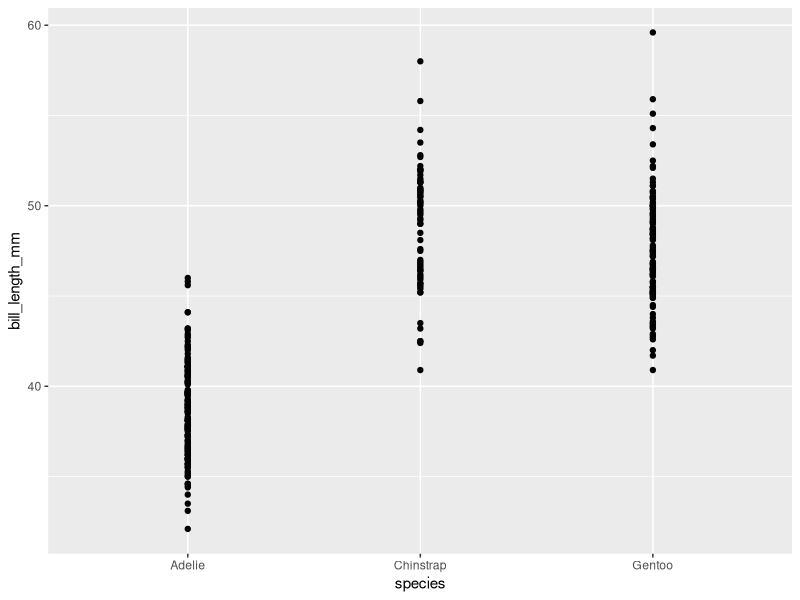
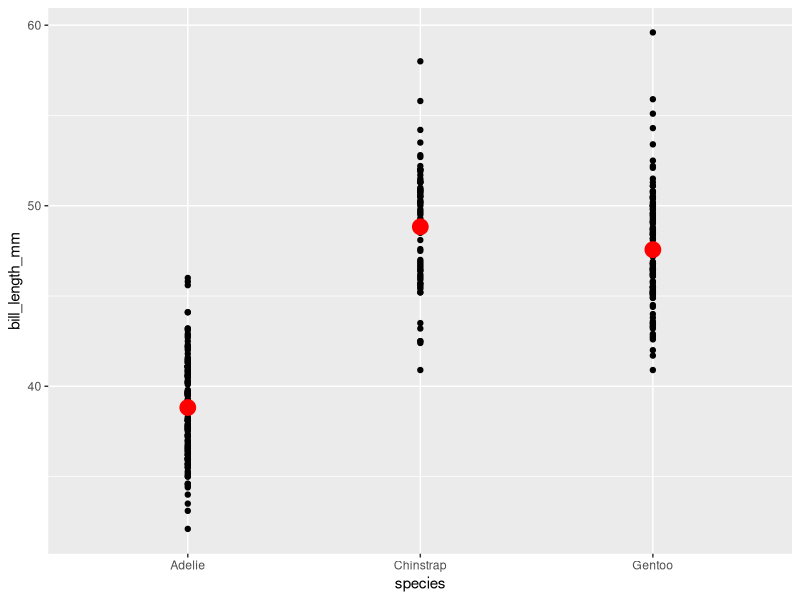
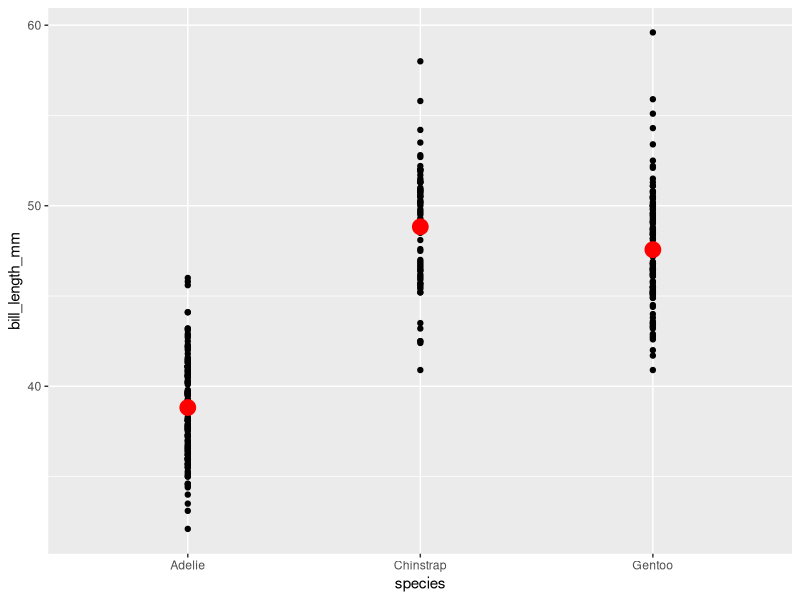
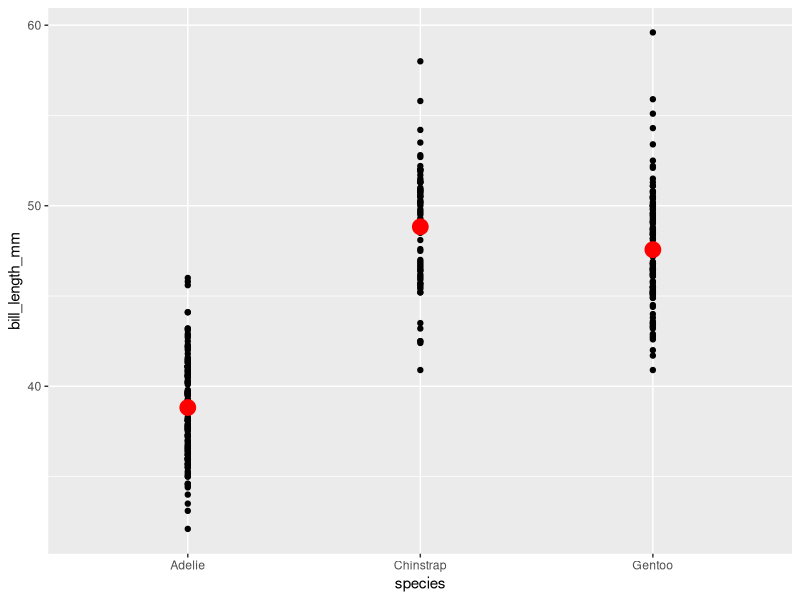

Generate these figures, in order, with R:
## ---- chunk 1
library(tidyverse)
library(palmerpenguins)

penguins <- penguins %>% 
  drop_na()
## ---- chunk 2
penguins %>% 
  ggplot(aes(x = species, y = bill_length_mm)) +
  geom_point() 
## ---- chunk 3
penguins %>% 
  ggplot(aes(x = species, y = bill_length_mm)) +
  geom_point() +
  stat_summary(
    geom  = "point",
    fun   = "mean",
    color = "red", 
    size  = 5
  )
## ---- chunk 4
penguins %>% 
  ggplot(aes(x = species, y = bill_length_mm)) +
  geom_point() +
  geom_point(
    stat  = "summary",
    fun   = mean,
    color = "red",
    size  = 5
  )
## ---- chunk 5
penguins %>% 
  ggplot(aes(x = species, y = bill_length_mm)) +
  geom_point() +
  layer(
    geom     = "point",
    stat     = "summary",
    params   = list(fun = "mean", color = "red", size = 5),
    position = "identity"
  )
